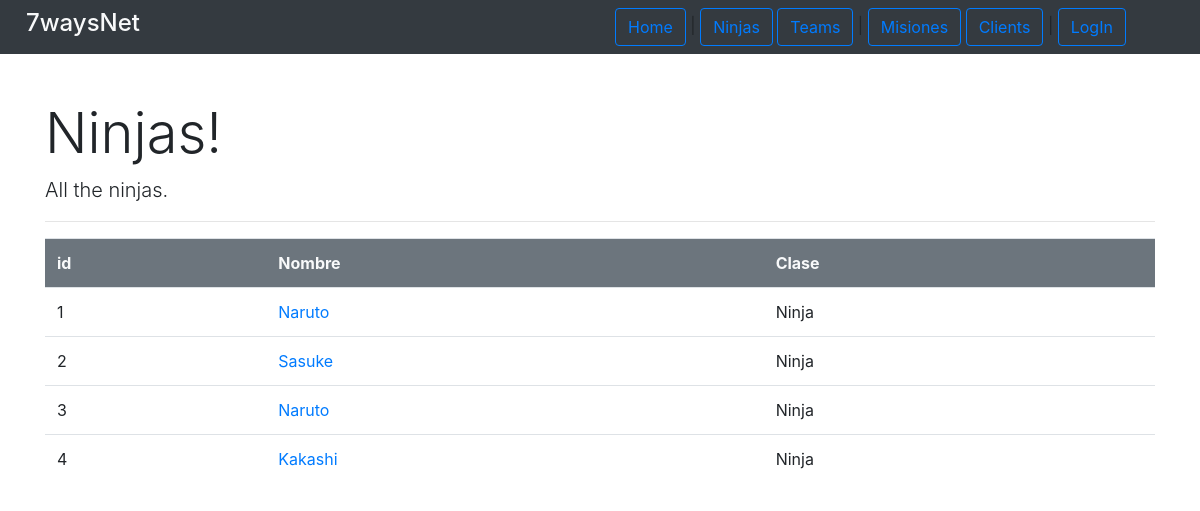
/ninjas/allNinjas/, run on an earlier commit of the app's database.
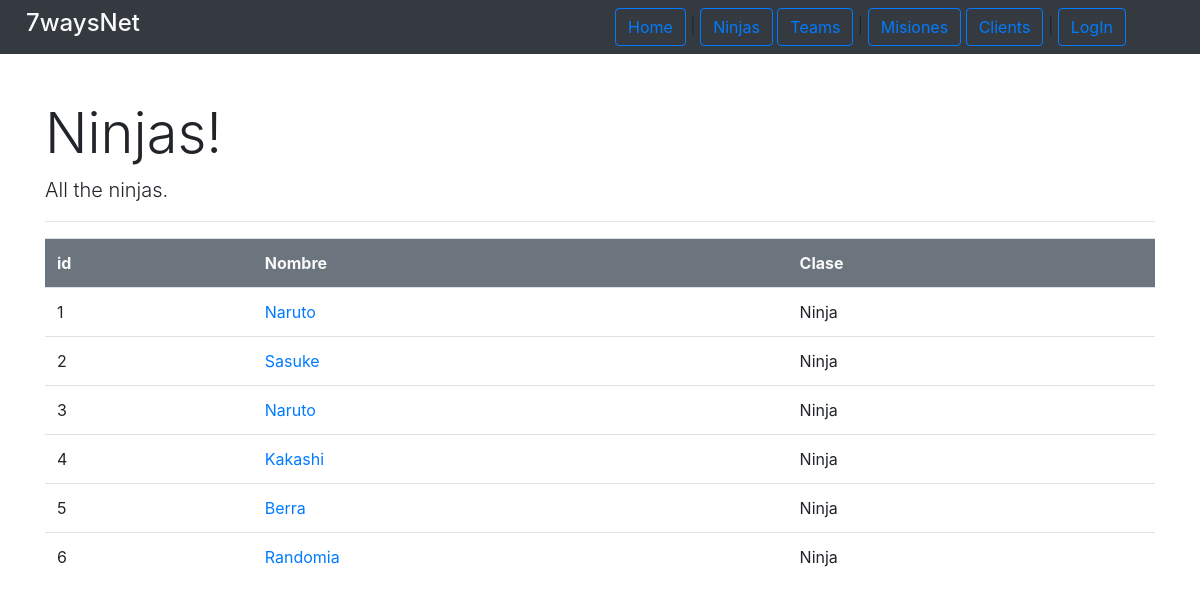
And on a later commit of the database.
### ninjas/models.py (models this page shows, shortened)
class Ninja(models.Model):
    name = models.CharField(max_length=200)
    age = models.IntegerField()
    clan = models.CharField(max_length=200)
    birth_date = models.DateTimeField('birth')
    gender = models.CharField(max_length=10)
    skills = models.ManyToManyField(Skill, blank=True)
    user = models.OneToOneField(User,on_delete=models.CASCADE)
    invocations = models.ManyToManyField(Invocation, blank=True)
    team = models.ForeignKey(Team, on_delete=models.CASCADE, default=None, null=True, blank=True)
    def ninja_class(self):
        return type(self).__name__
    """ class Meta:
        abstract = True """

### ninjas/views.py (the view)
# urls.py: path('allNinjas/', views.ShowAllNinjasView.as_view(), name='show_all_ninjas'),
class ShowAllNinjasView(generic.ListView):
    template_name = 'ninjas/show_all_ninjas.html'
    context_object_name = 'all_ninjas_list'
    def get_queryset(self):
        return Ninja.objects.all()

### ninjas/templates/ninjas/show_all_ninjas.html (shortened to what this page needs)
{%extends 'base.html'%}
{% block header %}
    <div class="page-header">
        <h1 class="display-4"> Ninjas! </h1>
    </div>
    <p class="lead"> All the ninjas.</p>
{% endblock %}
{%  block content %}
{% if all_ninjas_list %}
    <table class="table">
        <tr class="bg-secondary text-light ">
            <th>id</th><th>Nombre</th><th>Clase</th>
        </tr>
        {% for ninja in all_ninjas_list %}
            <tr>
                <td> {{ninja.id}}</td>
                <td><a href="{% url 'ninjas:profile' ninja.pk %}"> {{ninja.name}}</a></td>
                <td>{{ninja.ninja_class}} </td>
            </tr>
        {% endfor %}
    </table>
{% else %}
    <p>No ninjas in database.</p>
{% endif %}
{% endblock%}

What changed in the data, as far as the page shows it:
added Ninja: id "5", name "Berra", ninja_class "Ninja"
added Ninja: id "6", name "Randomia", ninja_class "Ninja"
